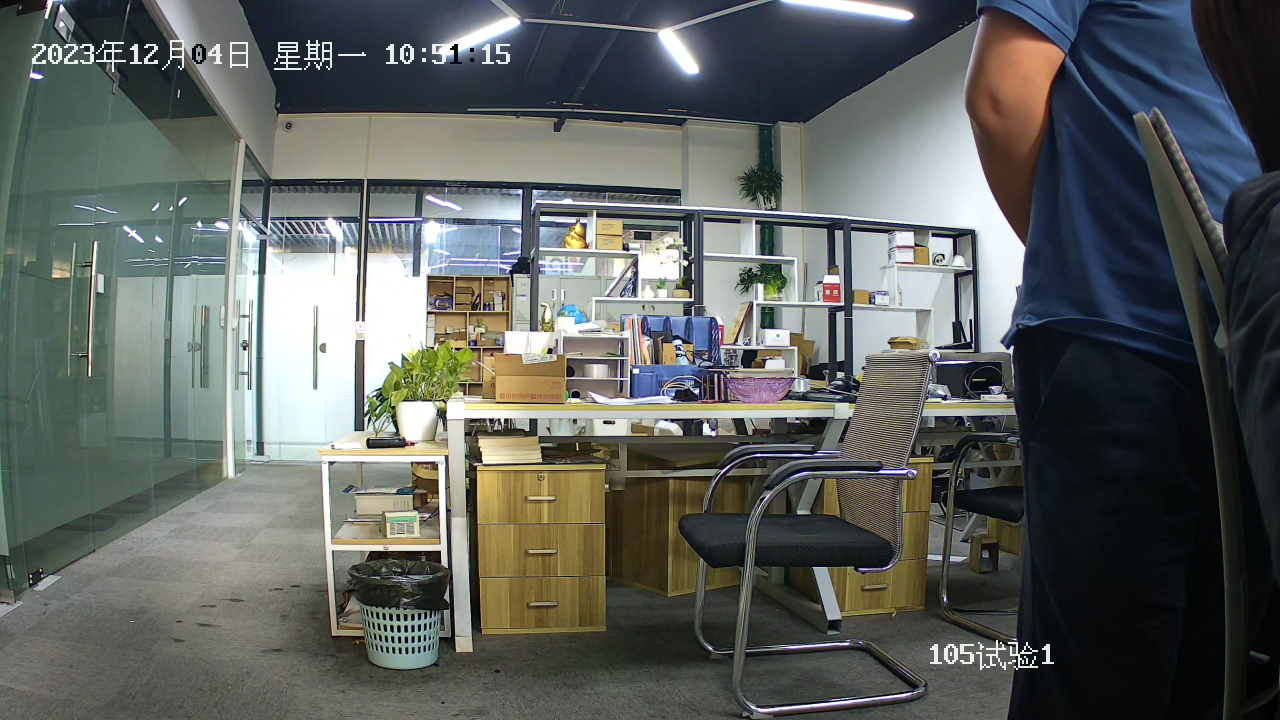
#> input picture 03-工具/图像清晰度/1.jpg, 2560 x 1440 px (shown at 1/2 size); its folder holds only this picture in this run
$ python -i '08-mq人脸_人员轨迹.py'   (imports and definitions only)
#> lines starting #> are read from the running program, lines starting #| are printed output that depends on the picture
import cv2
import numpy as np
import pika
import threading
import base64
import ast
import time
import os
from PIL import Image, ImageDraw, ImageFont
import urllib.parse

import locale
import sys
# [2 lines not run here, left out]


# 用于存储每个track_id的轨迹
track_history = {}
track_last_seen = {}
track_name = {}
# 消失判定时间（秒）
disappear_time_threshold = 2.0

class RabbitMqConsumer:
    def __init__(self, queueName, shared_images, index):
        self.queueName = queueName
        self.shared_images = shared_images
        self.index = index
        credentials = pika.PlainCredentials('admin', 'mq@013tech')
        parameters = pika.ConnectionParameters(host='192.168.2.16', credentials=credentials)
        self.connection = pika.BlockingConnection(parameters)

        self.channel = self.connection.channel()

        arguments = {"x-max-length": 5}
        self.channel.queue_declare(queue=queueName,durable=False, arguments=arguments)
        self.channel.basic_consume(queue=queueName, on_message_callback=self.callback, auto_ack=True)

    # [17 lines left out: function callback, not called in this run]
        # print(f"Frame processing time: {processing_time:.4f} seconds")  # 打印处理时间

    def start(self):
        thread = threading.Thread(target=self.channel.start_consuming)
        thread.start()

# 保存图像的目录
output_dir = r"C:\Users\admin\Desktop\output"
# [2 lines not run here, left out]

# [126 lines left out: function plot_rec, not called in this run]


def create_grid_layout(images, n_rows, n_cols):
    target_height = 720     # 调整为合适的尺寸
    target_width = 1280     # 调整为合适的尺寸
    grid_height = target_height * n_rows
    grid_width = target_width * n_cols
    grid = np.zeros((grid_height, grid_width, 3), dtype=np.uint8)

    for i, (img, pred) in enumerate(images):
        if img is not None:
            # if pred:

            plot_rec(img, pred)

            resized_img = cv2.resize(img, (target_width, target_height))
            row = i // n_cols
            col = i % n_cols
            start_row, start_col = row * target_height, col * target_width
            grid[start_row:start_row+target_height, start_col:start_col+target_width] = resized_img

    return grid

def display_images(shared_images):
    cv2.namedWindow('RabbitMQ Images', cv2.WINDOW_NORMAL)
    while True:
        grid = create_grid_layout(shared_images, n_rows, n_cols)
        cv2.imshow('RabbitMQ Images', grid)
        if  cv2.waitKey(1) == 27:
            break
    cv2.destroyAllWindows()

# Parameters
queue_names = [
    'test'
]
n_rows = 1
n_cols = 1

shared_images = [[None, None]] * len(queue_names)

# [1 line that did not run here, left out]
# [2 lines not run here, left out]

# Start a new thread for displaying images
display_thread = threading.Thread(target=display_images, args=(shared_images,))
# [8 lines not run here, left out]

>>> import cv2
>>> picture = cv2.imread('../../03-工具/图像清晰度/1.jpg', cv2.IMREAD_GRAYSCALE)
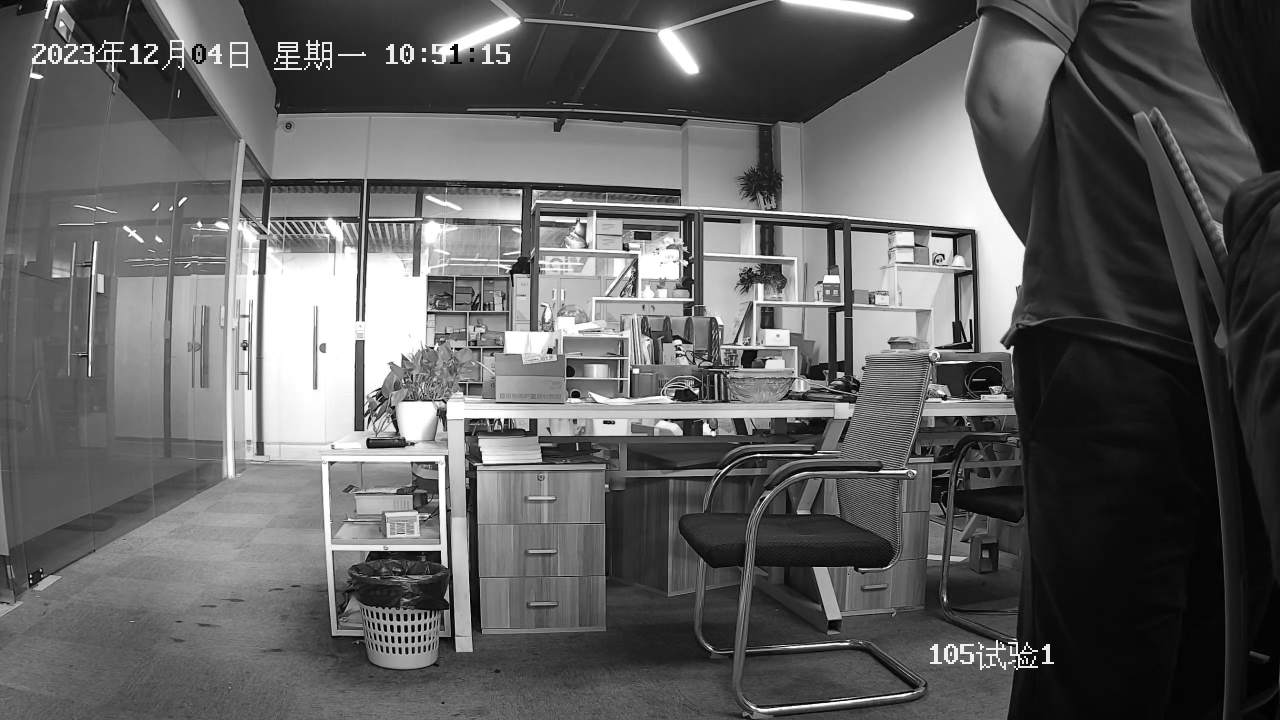
#> picture: shape (1440, 2560) (shown at 1/2 size); min 0, max 255, mean 95.6
>>> result = display_images(picture)
#> after the loop in create_grid_layout, `for i, (img, pred) in enumerate(images):`: grid: shape (720, 1280, 3); every value is 0
#> (the run stopped early here; a loop or call above may not have finished)

$ run again, on 03-工具/图像清晰度/10.jpg
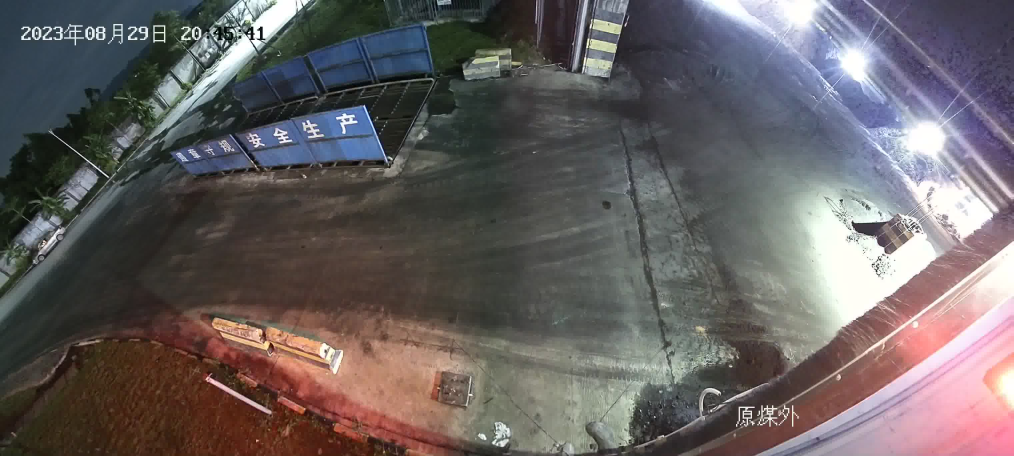
#> input picture 03-工具/图像清晰度/10.jpg, 3040 x 1368 px (shown at 1/3 size)
#> `picture = cv2.imread('../../03-工具/图像清晰度/1.jpg', cv2.IMREAD_GRAYSCALE)`:
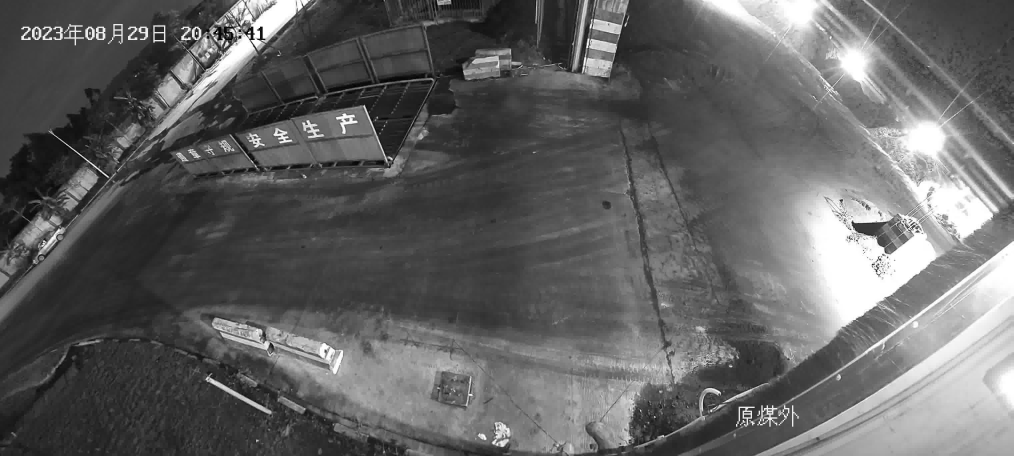
#> picture: shape (1368, 3040) (shown at 1/3 size); min 0, max 255, mean 98.8

$ run again, on 03-工具/图像清晰度/11.jpg
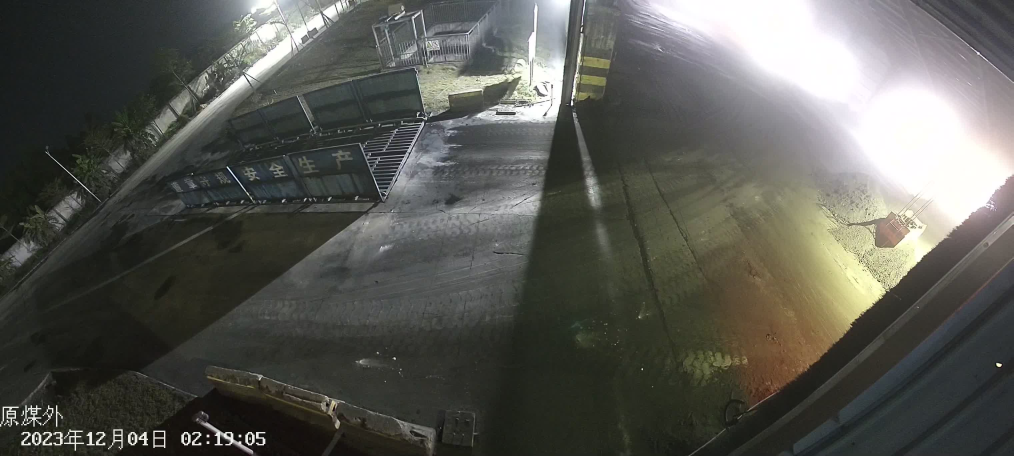
#> input picture 03-工具/图像清晰度/11.jpg, 3040 x 1368 px (shown at 1/3 size)
#> `picture = cv2.imread('../../03-工具/图像清晰度/1.jpg', cv2.IMREAD_GRAYSCALE)`:
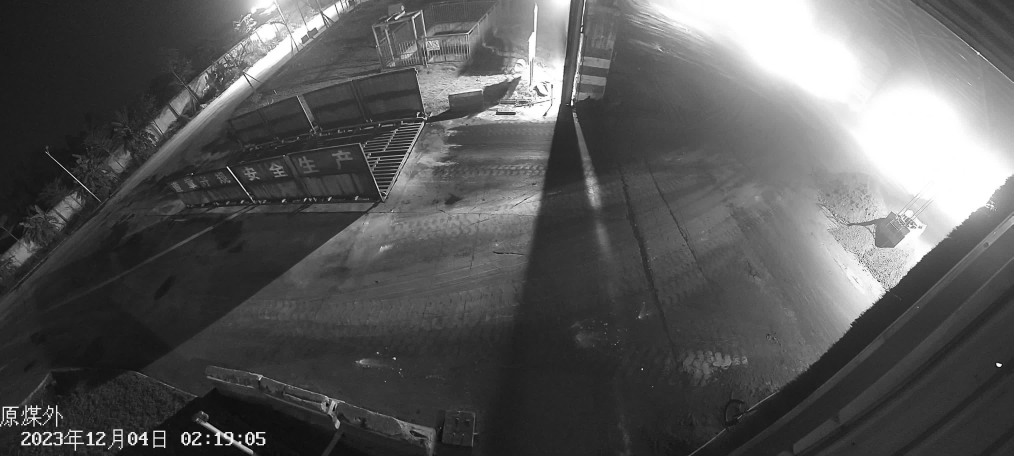
#> picture: shape (1368, 3040) (shown at 1/3 size); min 0, max 255, mean 88.6

$ run again, on 03-工具/图像清晰度/2.jpg
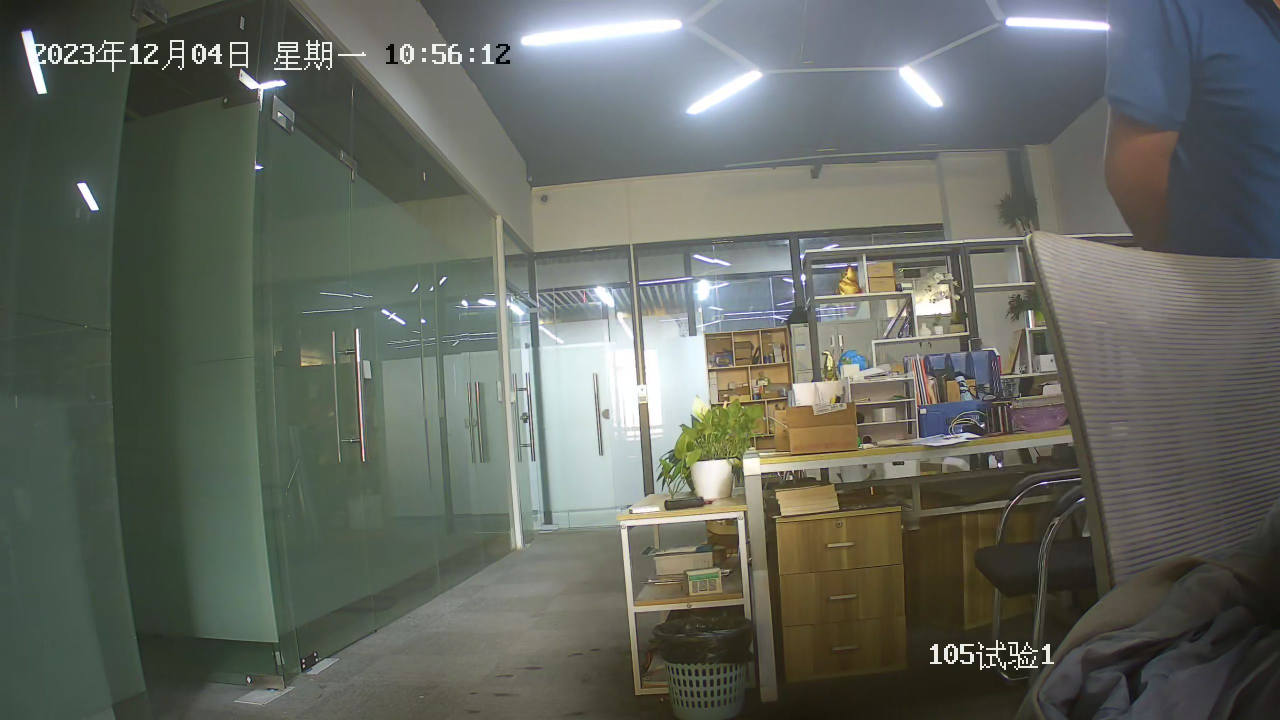
#> input picture 03-工具/图像清晰度/2.jpg, 2560 x 1440 px (shown at 1/2 size)
#> `picture = cv2.imread('../../03-工具/图像清晰度/1.jpg', cv2.IMREAD_GRAYSCALE)`:
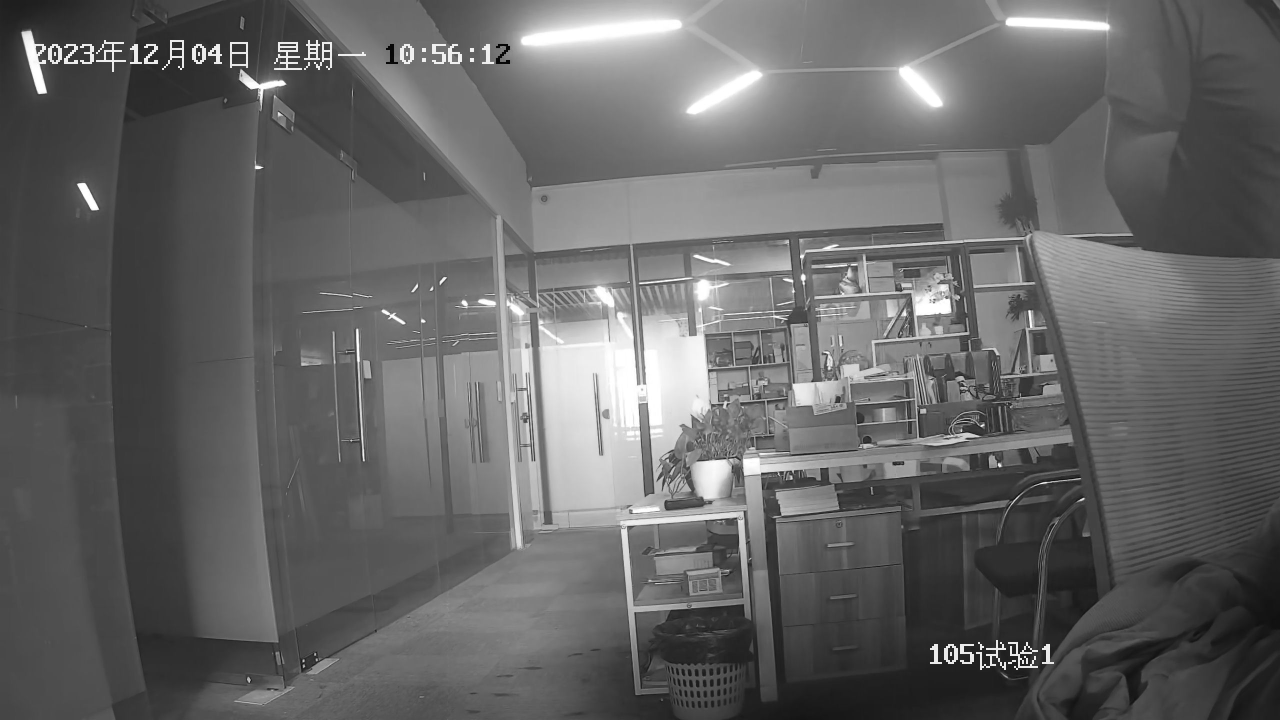
#> picture: shape (1440, 2560) (shown at 1/2 size); min 0, max 255, mean 101
